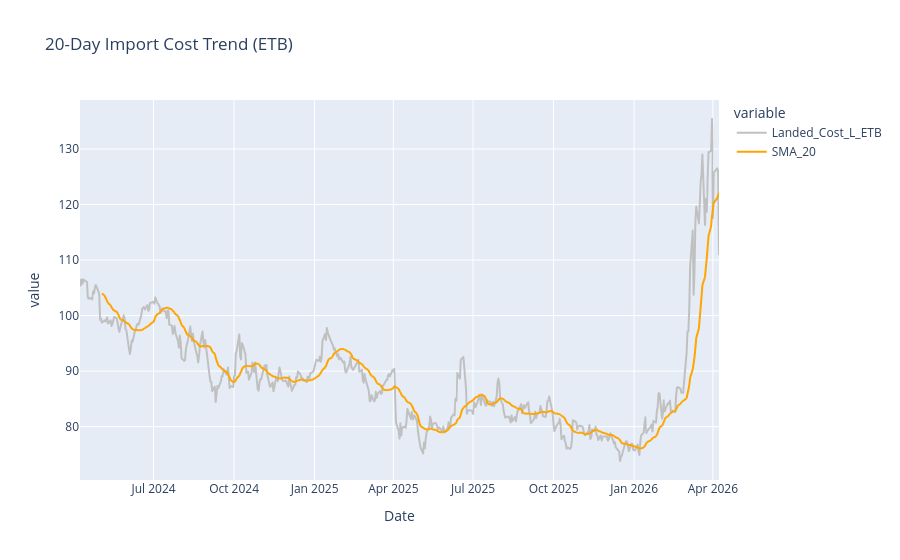

Here is the notebook cell this chart was saved with:
### Markdown cell above
#### Risk & Moving Averages (The Trading View)

### Code cell
# 20-Day Trend
df['SMA_20'] = df['Landed_Cost_L_ETB'].rolling(window=20).mean()

fig_risk = px.line(df, y=['Landed_Cost_L_ETB', 'SMA_20'], 
                  title="20-Day Import Cost Trend (ETB)",
                  color_discrete_map={'Landed_Cost_L_ETB': 'silver', 'SMA_20': 'orange'})

fig_risk.show()

### Figure 1 — Plotly figure (JSON) as saved in the notebook; plotly's stock layout.template omitted (floating-point values rounded to 4 significant figures; data arrays with more than 128 entries replaced by an {"elided": "..."} marker saying what was removed)
{"data": [{"hovertemplate": "variable=Landed_Cost_L_ETB<br>Date=%{x}<br>value=%{y}<extra></extra>", "legendgroup": "Landed_Cost_L_ETB", "line": {"color": "silver", "dash": "solid"}, "marker": {"symbol": "circle"}, "mode": "lines", "name": "Landed_Cost_L_ETB", "showlegend": true, "type": "scattergl", "x": {"elided": "504 str values"}, "xaxis": "x", "y": {"elided": "504 float values"}, "yaxis": "y"}, {"hovertemplate": "variable=SMA_20<br>Date=%{x}<br>value=%{y}<extra></extra>", "legendgroup": "SMA_20", "line": {"color": "orange", "dash": "solid"}, "marker": {"symbol": "circle"}, "mode": "lines", "name": "SMA_20", "showlegend": true, "type": "scattergl", "x": {"elided": "504 str values"}, "xaxis": "x", "y": {"elided": "504 float values"}, "yaxis": "y"}], "layout": {"legend": {"title": {"text": "variable"}, "tracegroupgap": 0}, "title": {"text": "20-Day Import Cost Trend (ETB)"}, "xaxis": {"anchor": "y", "domain": [0, 1], "title": {"text": "Date"}}, "yaxis": {"anchor": "x", "domain": [0, 1], "title": {"text": "value"}}}}
